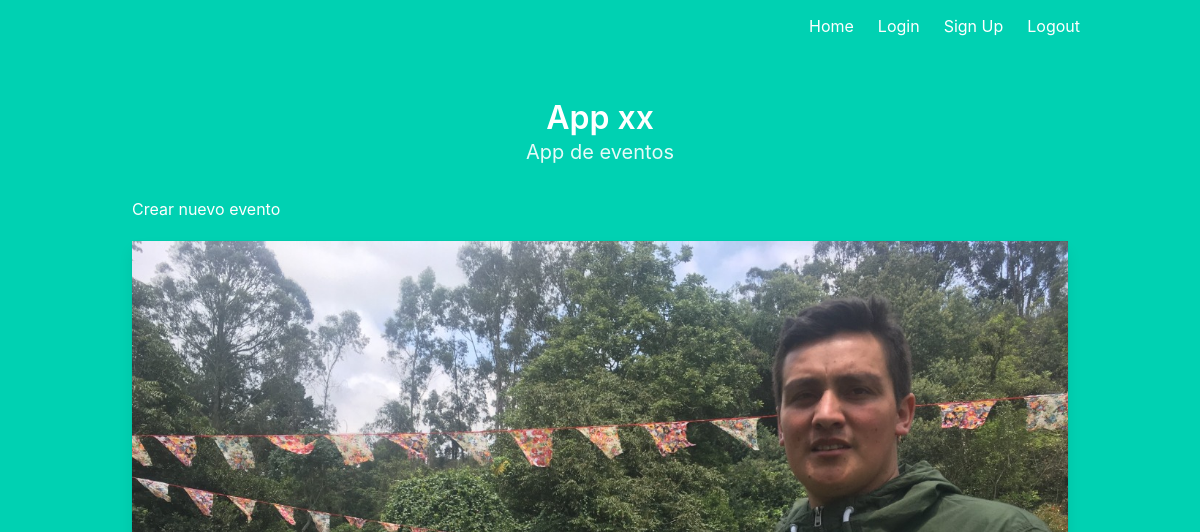
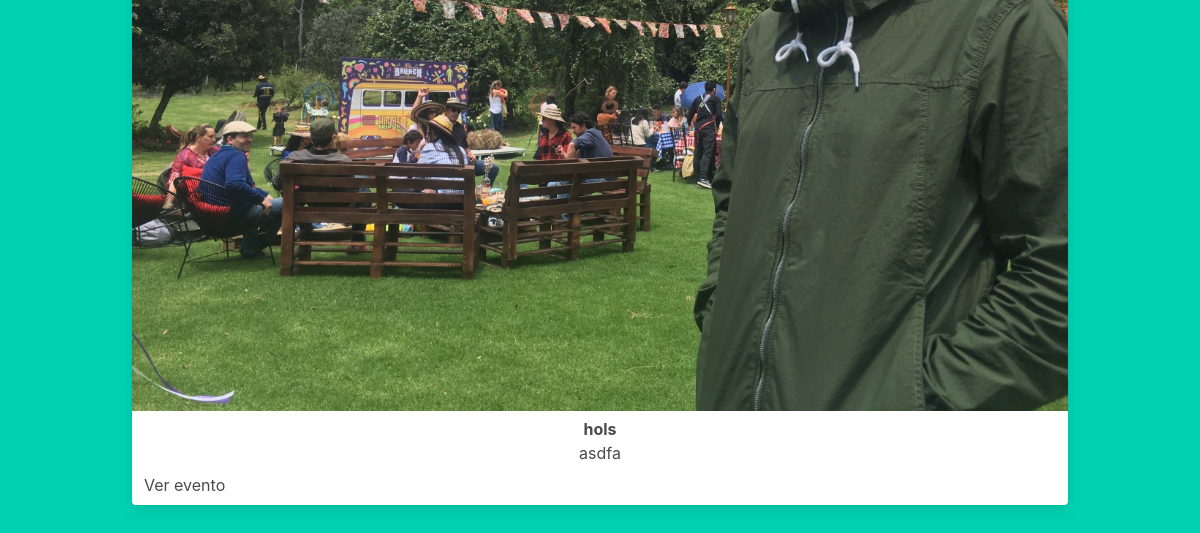
Page / (signed in) on the earlier database version (2 pictures, top to bottom).
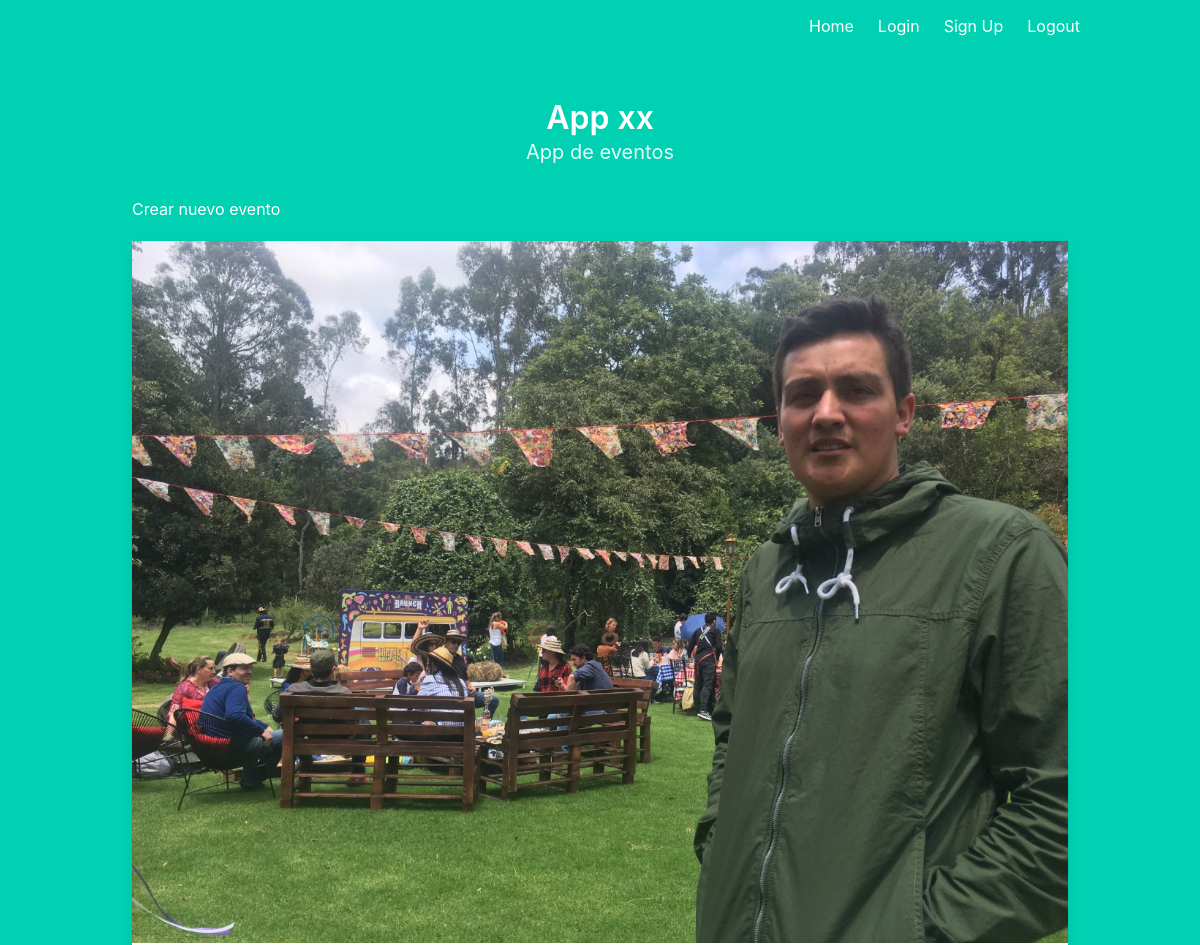
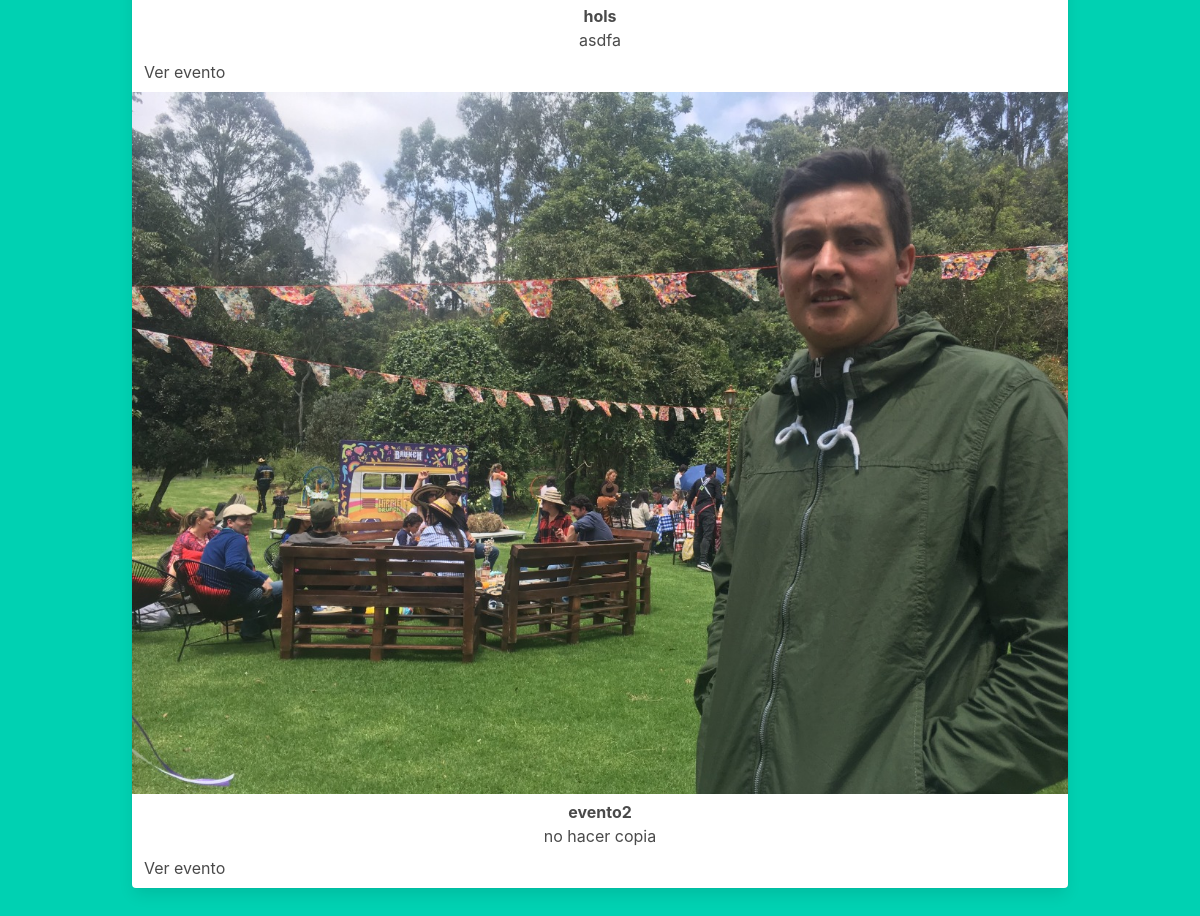
Same page on the later database version (2 pictures, top to bottom).
### models.py (models this page shows)
class Contest(db.Model):
    id_contest = db.Column(db.Integer, primary_key=True)
    id_user = db.Column(db.Integer)
    contest_name = db.Column(db.String(100))
    banner_name = db.Column(db.String(100))
    url_contest = db.Column(db.String(100))
    start_date = db.Column(db.DateTime)
    end_date = db.Column(db.DateTime)
    award = db.Numeric(10,2)
    dialog = db.Column(db.String(100))
    desciption = db.Column(db.String(100))

### main.py (the view)
@main.route('/')
def index():
    if current_user.is_authenticated is False:
        return render_template('home.html')
    else:
        query=Contest.query.filter_by(id_user=current_user.id).all()
        return render_template('home_login.html',query = query)

### __init__.py (called while the page is built)
def create_app():
    app = Flask(__name__)
    app.config['SECRET_KEY'] = '9OLWxND4o83j4K4iuopO'
    app.config['SQLALCHEMY_DATABASE_URI'] = 'sqlite:///database/proyecto_01.db'
    db.init_app(app)
    login_manager = LoginManager()
    login_manager.login_view = 'auth.login'
    login_manager.init_app(app)
    from .models import Users
    @login_manager.user_loader
    def load_user(user_id):
        return Users.query.get(int(user_id))
    from .auth import auth as auth_blueprint
    app.register_blueprint(auth_blueprint)
    from .main import main as main_blueprint
    app.register_blueprint(main_blueprint)
    return app

### templates/home_login.html (shortened to what this page needs)
{% extends "base.html" %}
{% block content %}
<h1 class="title">
App xx</h1>
<h2 class="subtitle">
  App de eventos
</h2>
<div class=container>
<a href="{{ url_for('main.create_contest') }}" class="navbar-item">
     Crear nuevo evento
</a>
</div>
<div class="row">
  <div class="column">
    <div class="card">
        {% for task in query%}
        <img src={{task.banner_name}}  style="width:100%">
        <div class="container">
            <h4><b>{{task.contest_name}}</b></h4>
            <p>{{task.desciption}}</p>
        </div>
        <a href="{{ url_for('main.view_contest') }}" class="navbar-item">Ver evento</a>
        {% endfor %}
    </div>
</div>
{% endblock %}

### templates/base.html (shortened to what this page needs)
<!DOCTYPE html>
<html>
<head>
    <link rel="stylesheet" href="https://cdnjs.cloudflare.com/ajax/libs/bulma/0.7.2/css/bulma.min.css" />
</head>
<body>
    <section class="hero is-primary is-fullheight">
        <div class="hero-head">
            <nav class="navbar">
                <div class="container">
                    <div id="navbarMenuHeroA" class="navbar-menu">
                        <div class="navbar-end">
                            <a href="{{ url_for('main.home') }}" class="navbar-item">
                                Home
                            </a>
                            <a href="{{ url_for('auth.login') }}" class="navbar-item">
                                Login
                            </a>
                            <a href="{{ url_for('auth.signup') }}" class="navbar-item">
                                Sign Up
                            </a>
                            <a href="{{ url_for('auth.logout') }}" class="navbar-item">
                                Logout
                            </a>
                        </div>
                    </div>
                </div>
            </nav>
        </div>
        <div class="hero-body">
            <div class="container has-text-centered">
               {% block content %}
               {% endblock %}
            </div>
        </div>
    </section>
</body>
</html>

Differences in the rows shown:
added Contest: banner_name (picture), contest_name "evento2", desciption "no hacer copia"
